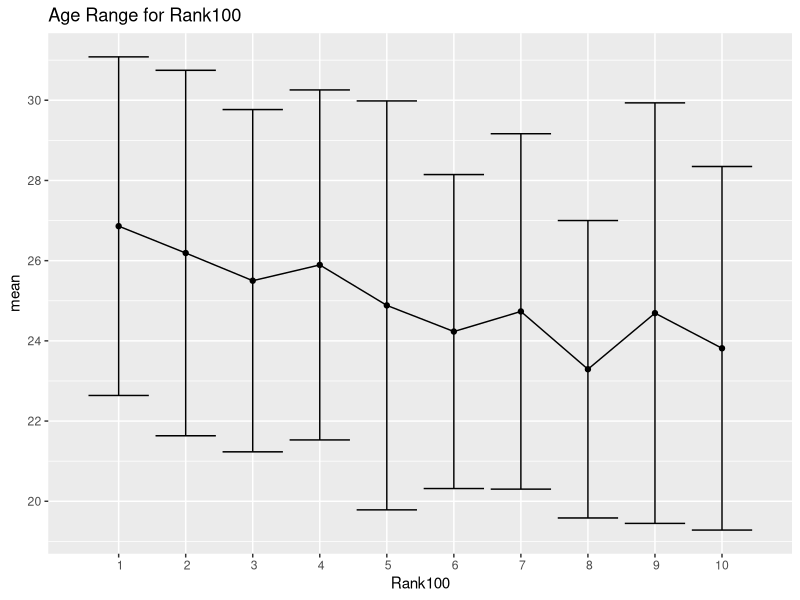
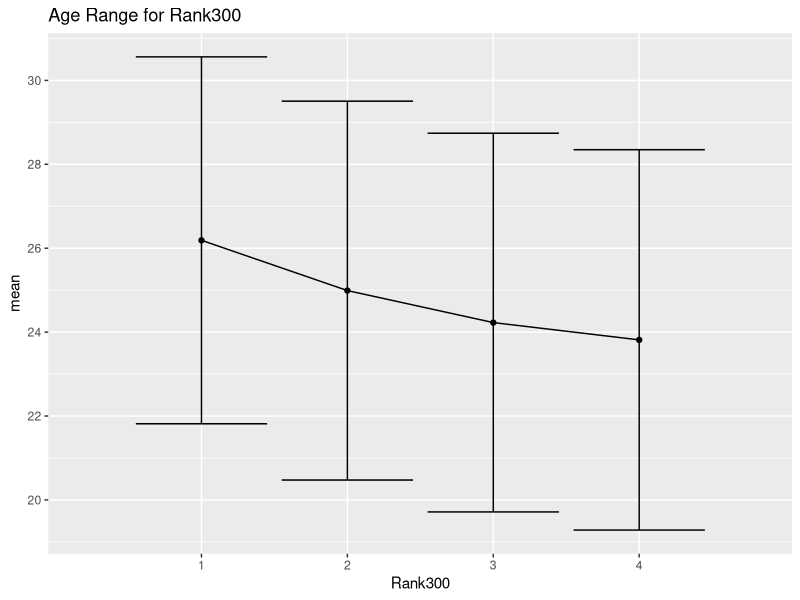
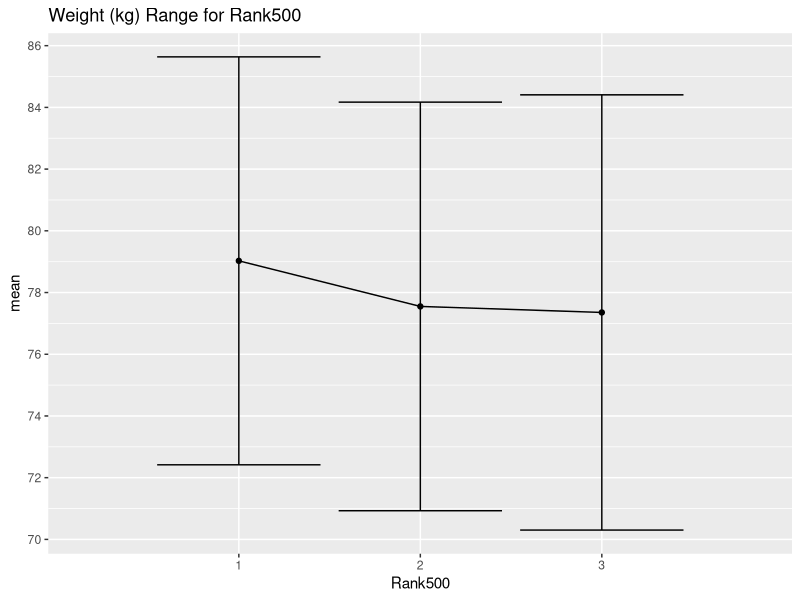
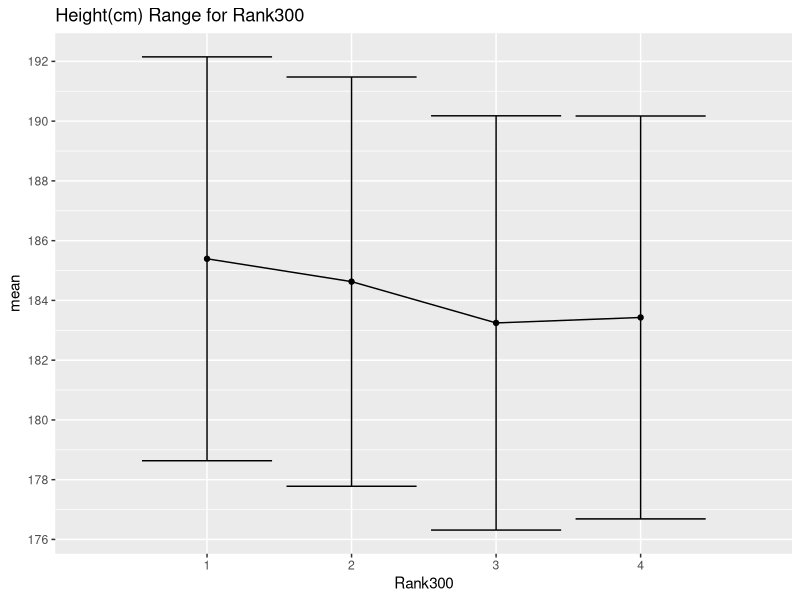
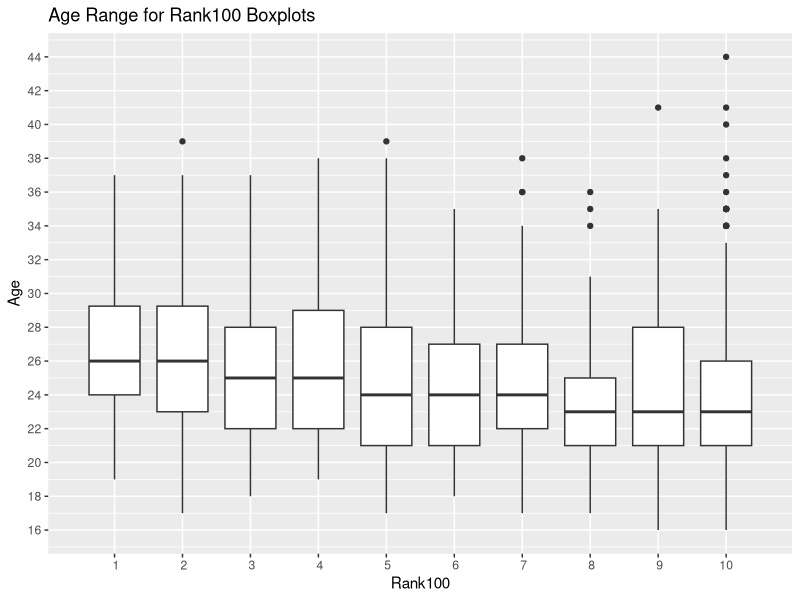
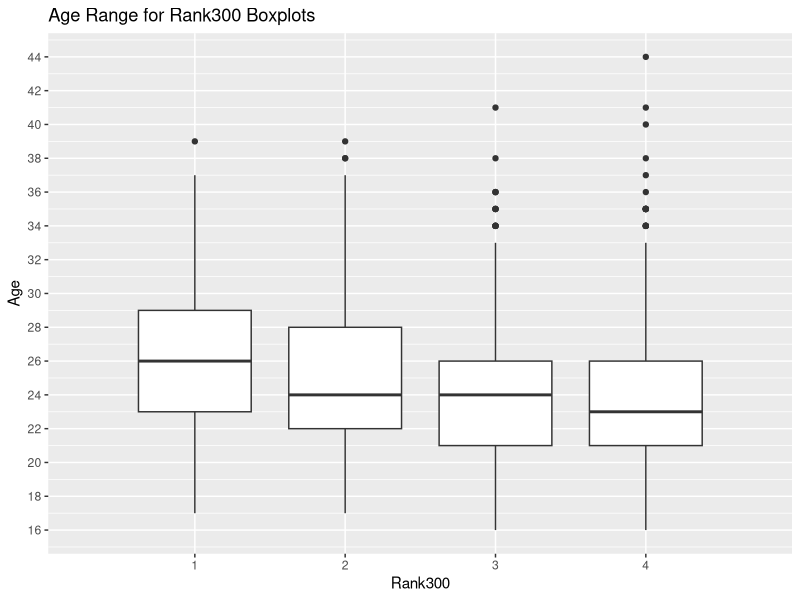
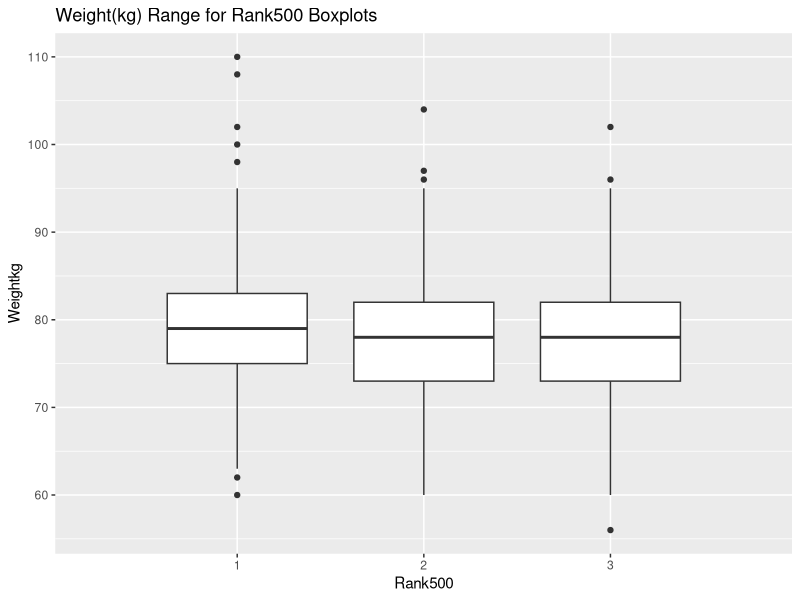
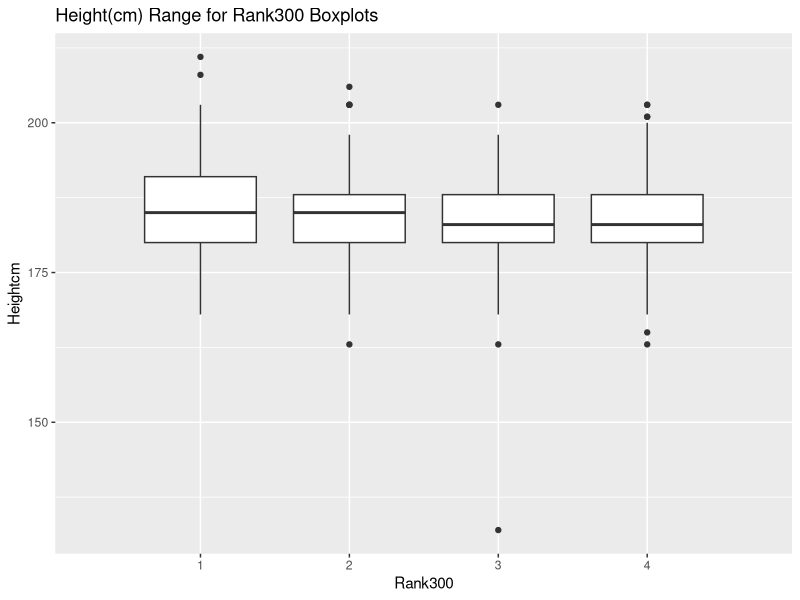

Recreate these plots in R, in order.
## ---- chunk 1
library(tidyverse)
data <- read.csv('data.csv', header=TRUE)
## ---- chunk 2

#Removing Unused Columns
data <- data[c(-1, -5, -6, -8, -9, -12, -13, -14, -15, -16, -20, -22, -27, -29, -33)]

## ---- chunk 3

anthropometric <- c("Age", "Weightkg", "Heightcm")
service        <- c("X.1stServe", "X.1stServePointsWon", "X.2ndServePointsWon",
                    "BreakPointsSaved", "ServiceGamesWon", "TotalServicePointsWon")
return_vars    <- c("X.1stServeReturnPointsWon", "X.2ndServeReturnPointsWon",
                    "BreakPointsConverted", "ReturnGamesWon", "ReturnPointsWon",
                    "TotalPointsWon")

# Drop NAs only for variables relevant to each model
data_anthro_100   <- na.omit(data[, c(anthropometric, "Rank100")])
data_service_100  <- na.omit(data[, c(service, "Rank100")])
data_return_100   <- na.omit(data[, c(return_vars, "Rank100")])

data_anthro_300   <- na.omit(data[, c(anthropometric, "Rank300")])
data_service_300  <- na.omit(data[, c(service, "Rank300")])
data_return_300   <- na.omit(data[, c(return_vars, "Rank300")])

data_anthro_500   <- na.omit(data[, c(anthropometric, "Rank500")])
data_service_500  <- na.omit(data[, c(service, "Rank500")])
data_return_500   <- na.omit(data[, c(return_vars, "Rank500")])

## ---- chunk 4
library(nnet)

data$Rank100 <- factor(data$Rank100)
data$Rank300 <- factor(data$Rank300)
data$Rank500 <- factor(data$Rank500)

#100 models (anthro, service, return)
m1 <- multinom(Rank100 ~ Age + Weightkg + Heightcm, data = data)
m2 <- multinom(Rank100 ~ X.1stServe + X.1stServePointsWon + X.2ndServePointsWon + BreakPointsSaved + ServiceGamesWon + TotalServicePointsWon, data = data)
m3 <- multinom(Rank100 ~ X.1stServeReturnPointsWon + X.2ndServeReturnPointsWon + BreakPointsConverted + ReturnGamesWon + ReturnPointsWon + TotalPointsWon, data = data)

#300 models (anthro, service, return)
m4 <- multinom(Rank300 ~ Age + Weightkg + Heightcm, data = data)
m5 <- multinom(Rank300 ~ X.1stServe + X.1stServePointsWon + X.2ndServePointsWon + BreakPointsSaved + ServiceGamesWon + TotalServicePointsWon, data = data)
m6 <- multinom(Rank300 ~ X.1stServeReturnPointsWon + X.2ndServeReturnPointsWon + BreakPointsConverted + ReturnGamesWon + ReturnPointsWon + TotalPointsWon, data = data)

#500 models (anthro, service, return)
m7 <- multinom(Rank500 ~ Age + Weightkg + Heightcm, data = data)
m8 <- multinom(Rank500 ~ X.1stServe + X.1stServePointsWon + X.2ndServePointsWon + BreakPointsSaved + ServiceGamesWon + TotalServicePointsWon, data = data)
m9 <- multinom(Rank500 ~ X.1stServeReturnPointsWon + X.2ndServeReturnPointsWon + BreakPointsConverted + ReturnGamesWon + ReturnPointsWon + TotalPointsWon, data = data)

summary(m1)
summary(m2)
summary(m3)
summary(m4)
summary(m5)
summary(m6)
summary(m7)
summary(m8)
summary(m9)

AIC(m1, m2, m3, m4, m5, m6, m7, m8, m9)
BIC(m1, m2, m3, m4, m5, m6, m7, m8, m9)

## ---- chunk 5
LRT <- function(response, predictors, dataset) {
  full_formula <- as.formula(paste(response, "~", paste(predictors, collapse = " + ")))
  full_model <- multinom(full_formula, data = dataset)
  
  results <- data.frame(Predictor = predictors)
  
  for (i in 1:length(predictors)) {
    reduced_predictors <- predictors[-i]
    reduced_formula <- as.formula(paste(response, "~", paste(reduced_predictors, collapse = " + ")))
    reduced_model <- multinom(reduced_formula, data = dataset)
    
    results$p_value[i] <- 1 - pchisq(reduced_model$deviance - full_model$deviance, length(coef(full_model)) - length(coef(reduced_model)))
  }
  
  return(results)
}

LRT("Rank100", anthropometric, data_anthro_100)
LRT("Rank100", service, data_service_100)
LRT("Rank100", return_vars, data_return_100)

LRT("Rank300", anthropometric, data_anthro_300)
LRT("Rank300", service, data_service_300)
LRT("Rank300", return_vars, data_return_300)

LRT("Rank500", anthropometric, data_anthro_500)
LRT("Rank500", service, data_service_500)
LRT("Rank500", return_vars, data_return_500)

## ---- chunk 6

tests <- function(model, y) {
  y <- factor(y)
  probs <- fitted(model)
  obs <- model.matrix(~ y - 1)
  
  # Pearson goodness-of-fit
  pearson_X2 <- sum((obs - probs)^2 / probs)
  
  # Deviance goodness-of-fit 
  deviance_G2 <- 2 * sum(ifelse(obs == 0, 0, obs * log(obs / probs)))
  
  n <- nrow(obs)
  k <- ncol(obs)
  p <- length(coef(model))
  df <- n * (k - 1) - p
  
  data.frame(
    Pearson_X2 = pearson_X2,
    Pearson_df = df,
    Pearson_p_value = pchisq(pearson_X2, df = df, lower.tail = FALSE),
    Deviance_G2 = deviance_G2,
    Deviance_df = df,
    Deviance_p_value = pchisq(deviance_G2, df = df, lower.tail = FALSE)
  )
}

tests(m1, data_anthro_100$Rank100)
tests(m2, data_service_100$Rank100)
tests(m3, data_return_100$Rank100)
tests(m4, data_anthro_300$Rank300)
tests(m5, data_service_300$Rank300)
tests(m6, data_return_300$Rank300)
tests(m7, data_anthro_500$Rank500)
tests(m8, data_service_500$Rank500)
tests(m9, data_return_500$Rank500)
## ---- chunk 7

### Line with Error Bar Plots for Anthro

data_anthro_100 %>% group_by(Rank100) %>% summarise(mean = mean(Age), sd = sd(Age)) %>% ggplot(mapping = aes(x = Rank100, y = mean)) + geom_point() + geom_line() + geom_errorbar(aes(ymin = mean - sd, ymax = mean + sd)) + scale_x_discrete(limits = 1:10) + scale_y_continuous(breaks = scales::breaks_width(2)) + labs(title = "Age Range for Rank100")

data_anthro_300 %>% group_by(Rank300) %>% summarise(mean = mean(Age), sd = sd(Age)) %>% ggplot(mapping = aes(x = Rank300, y = mean)) + geom_point() + geom_line() + geom_errorbar(aes(ymin = mean - sd, ymax = mean + sd)) + scale_x_discrete(limits = 1:4) + scale_y_continuous(breaks = scales::breaks_width(2)) + labs(title = "Age Range for Rank300")

data_anthro_500 %>% group_by(Rank500) %>% summarise(mean = mean(Weightkg), sd = sd(Weightkg)) %>% ggplot(mapping = aes(x = Rank500, y = mean)) + geom_point() + geom_line() + geom_errorbar(aes(ymin = mean - sd, ymax = mean + sd)) + scale_x_discrete(limits = 1:3) + scale_y_continuous(breaks = scales::breaks_width(2)) + labs(title = "Weight (kg) Range for Rank500")

data_anthro_300 %>% group_by(Rank300) %>% summarise(mean = mean(Heightcm), sd = sd(Heightcm)) %>% ggplot(mapping = aes(x = Rank300, y = mean)) + geom_point() + geom_line() + geom_errorbar(aes(ymin = mean - sd, ymax = mean + sd)) + scale_x_discrete(limits = 1:4) + scale_y_continuous(breaks = scales::breaks_width(2)) + labs(title = "Height(cm) Range for Rank300")

### Boxplots for Anthro

ggplot(data = data_anthro_100, mapping = aes(x = Rank100, y = Age, group = Rank100)) + geom_boxplot() + scale_x_discrete(limits = 1:10) + scale_y_continuous(breaks = scales::breaks_width(2)) + labs(title = "Age Range for Rank100 Boxplots")

ggplot(data = data_anthro_300, mapping = aes(x = Rank300, y = Age, group = Rank300)) + geom_boxplot() + scale_x_discrete(limits = 1:4) + scale_y_continuous(breaks = scales::breaks_width(2)) + labs(title = "Age Range for Rank300 Boxplots")

ggplot(data = data_anthro_500, mapping = aes(x = Rank500, y = Weightkg, group = Rank500)) + geom_boxplot() + scale_x_discrete(limits = 1:3)  + labs(title = "Weight(kg) Range for Rank500 Boxplots")

ggplot(data = data_anthro_300, mapping = aes(x = Rank300, y = Heightcm, group = Rank300)) + geom_boxplot() + scale_x_discrete(limits = 1:4) + labs(title = "Height(cm) Range for Rank300 Boxplots")

## ---- chunk 8
### Line with Error Bar Plots for Service

data_service_300 %>% group_by(Rank300) %>% summarise(mean = mean(X.1stServePointsWon), sd = sd(X.1stServePointsWon)) %>% ggplot(mapping = aes(x = Rank300, y = mean)) + geom_point() + geom_line() + geom_errorbar(aes(ymin = mean - sd, ymax = mean + sd)) + scale_x_discrete(limits = 1:4)+ labs(title = "First Serve Points Won Rank300")

data_service_300 %>% group_by(Rank300) %>% summarise(mean = mean(BreakPointsSaved), sd = sd(BreakPointsSaved)) %>% ggplot(mapping = aes(x = Rank300, y = mean)) + geom_point() + geom_line() + geom_errorbar(aes(ymin = mean - sd, ymax = mean + sd)) + scale_x_discrete(limits = 1:4)+ labs(title = "Break Points Saved Rank300")

data_service_500 %>% group_by(Rank500) %>% summarise(mean = mean(ServiceGamesWon), sd = sd(ServiceGamesWon)) %>% ggplot(mapping = aes(x = Rank500, y = mean)) + geom_point() + geom_line() + geom_errorbar(aes(ymin = mean - sd, ymax = mean + sd)) + scale_x_discrete(limits = 1:3) + labs(title = "Service Games Won Rank500")

### Boxplots for Service

ggplot(data = data_service_300, mapping = aes(x = Rank300, y = X.1stServePointsWon, group = Rank300)) + geom_boxplot() + scale_x_discrete(limits = 1:4) + labs(title = "First Serve Points Won for Rank300 Boxplots")

ggplot(data = data_service_300, mapping = aes(x = Rank300, y = BreakPointsSaved, group = Rank300)) + geom_boxplot() + scale_x_discrete(limits = 1:4) + labs(title = "Break Points Saved for Rank300 Boxplots")

ggplot(data = data_service_500, mapping = aes(x = Rank500, y = ServiceGamesWon, group = Rank500)) + geom_boxplot() + scale_x_discrete(limits = 1:3) + labs(title = "Service Games Won for Rank500 Boxplots")


## ---- chunk 9
### Line with Error Bar Plots for Return

data_return_300 %>% group_by(Rank300) %>% summarise(mean = mean(X.1stServeReturnPointsWon), sd = sd(X.1stServeReturnPointsWon)) %>% ggplot(mapping = aes(x = Rank300, y = mean)) + geom_point() + geom_line() + geom_errorbar(aes(ymin = mean - sd, ymax = mean + sd)) + scale_x_discrete(limits = 1:4)+ labs(title = "First Serve Return Points Won Rank300")

data_return_300 %>% group_by(Rank300) %>% summarise(mean = mean(ReturnGamesWon), sd = sd(ReturnGamesWon)) %>% ggplot(mapping = aes(x = Rank300, y = mean)) + geom_point() + geom_line() + geom_errorbar(aes(ymin = mean - sd, ymax = mean + sd)) + scale_x_discrete(limits = 1:4)+ labs(title = "Return Games Won Rank300")

data_return_300 %>% group_by(Rank300) %>% summarise(mean = mean(ReturnPointsWon), sd = sd(ReturnPointsWon)) %>% ggplot(mapping = aes(x = Rank300, y = mean)) + geom_point() + geom_line() + geom_errorbar(aes(ymin = mean - sd, ymax = mean + sd)) + scale_x_discrete(limits = 1:4)+ labs(title = "Return Points Won Rank300")

data_return_100 %>% group_by(Rank100) %>% summarise(mean = mean(TotalPointsWon), sd = sd(TotalPointsWon)) %>% ggplot(mapping = aes(x = Rank100, y = mean)) + geom_point() + geom_line() + geom_errorbar(aes(ymin = mean - sd, ymax = mean + sd)) + scale_x_discrete(limits = 1:10)+ labs(title = "Total Points Won Rank100")

### Boxplots for Return

ggplot(data = data_return_300, mapping = aes(x = Rank300, y = X.1stServeReturnPointsWon, group = Rank300)) + geom_boxplot() + scale_x_discrete(limits = 1:4) + labs(title = "First Serve Return Points Won for Rank300 Boxplots")

ggplot(data = data_return_300, mapping = aes(x = Rank300, y = ReturnGamesWon, group = Rank300)) + geom_boxplot() + scale_x_discrete(limits = 1:4) + labs(title = "Return Games  Won for Rank300 Boxplots")

ggplot(data = data_return_300, mapping = aes(x = Rank300, y = ReturnPointsWon, group = Rank300)) + geom_boxplot() + scale_x_discrete(limits = 1:4) + labs(title = "Return Points Won for Rank300 Boxplots")

ggplot(data = data_return_100, mapping = aes(x = Rank100, y = TotalPointsWon, group = Rank100)) + geom_boxplot() + scale_x_discrete(limits = 1:10) + labs(title = "Total Points Won for Rank100 Boxplots")
